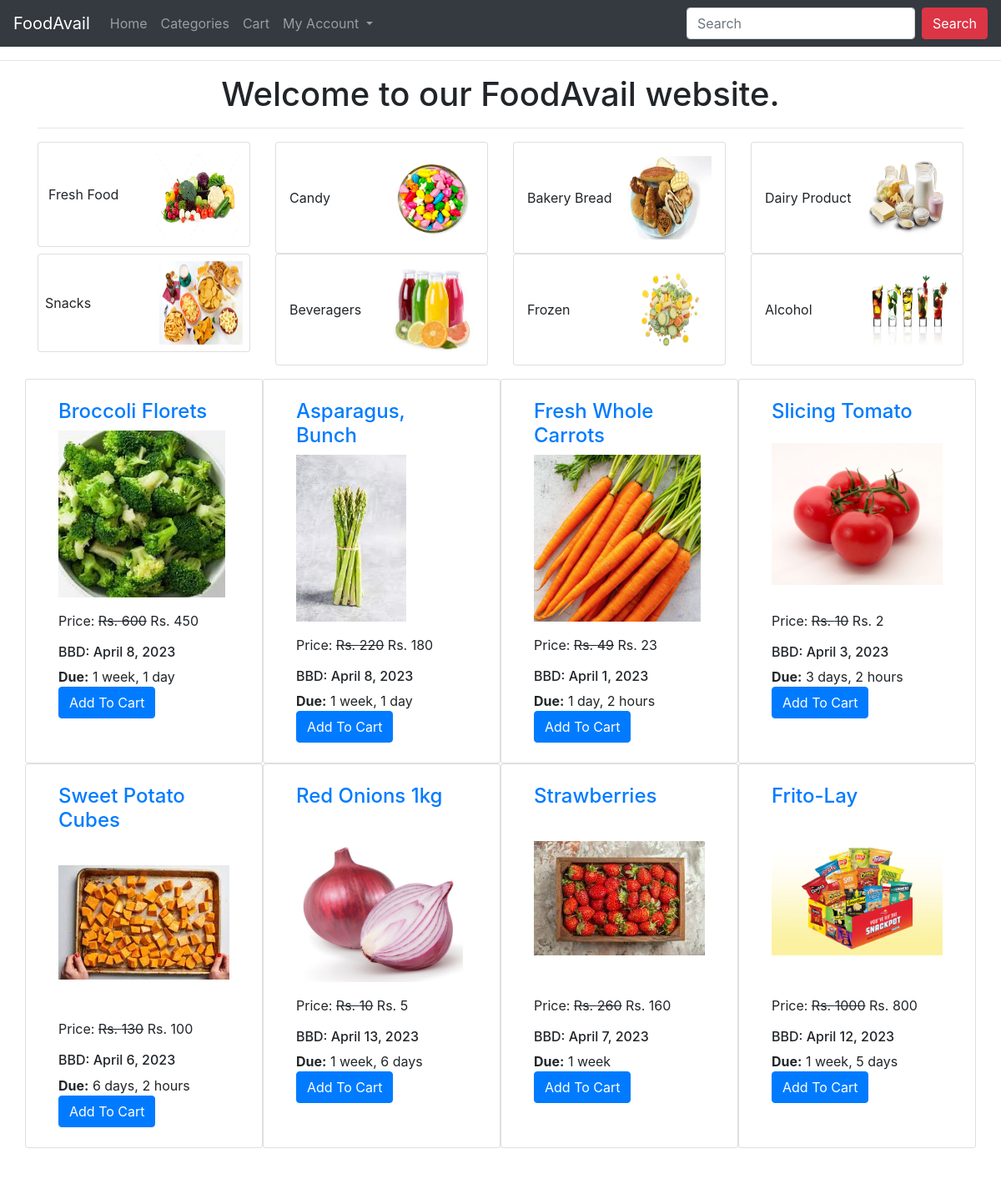
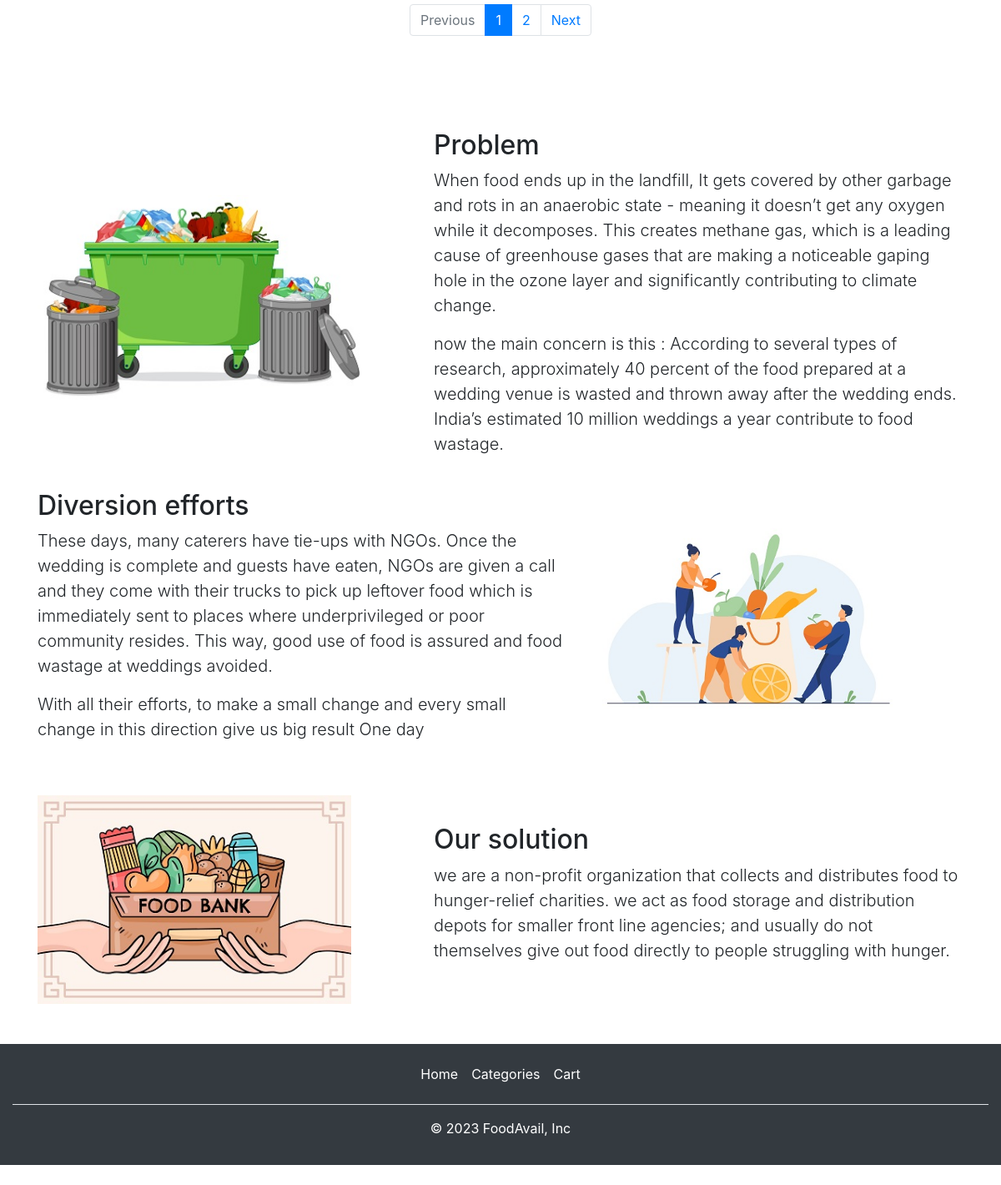
The page / on the database its author committed (2 pictures, top to bottom).
### ecomapp/models.py (models this page shows, shortened)
class Product(models.Model):
    title = models.CharField(max_length=200)
    slug = models.SlugField(unique=True)
    category = models.ForeignKey(Category, on_delete=models.CASCADE)
    image = models.ImageField(upload_to="products")
    exp_date = models.DateField(default=date.today)
    due = models.DateTimeField(auto_now_add=False, auto_now=False, blank=True, null=True)
    cur_date = models.DateTimeField(auto_now_add=False, auto_now=False, blank=True, null=True)
    marked_price = models.PositiveIntegerField()
    selling_price = models.PositiveIntegerField()
    description = models.TextField()
    notice = models.CharField(default="We aim to show you accurate product information. Manufacturers, suppliers and "
                                      "others provide what you see here, and we have not verified it.", max_length=300)
    view_count = models.PositiveIntegerField(default=0)

### ecomapp/views.py (the view)
# urls.py: path("", HomeView.as_view(), name="home"),
class HomeView(EcomMixin, TemplateView):
    template_name = "home.html"
    def get_context_data(self, **kwargs):
        context = super().get_context_data(**kwargs)
        context['myname'] = "Dipak Niroula"
        all_products = Product.objects.all().order_by("-id")
        paginator = Paginator(all_products, 8)
        page_number = self.request.GET.get('page')
        print(page_number)
        product_list = paginator.get_page(page_number)
        context['product_list'] = product_list
        return context

### ecomapp/views.py (called while the page is built)
    def dispatch(self, request, *args, **kwargs):
        cart_id = request.session.get("cart_id")
        if cart_id:
            cart_obj = Cart.objects.get(id=cart_id)
            if request.user.is_authenticated and request.user.customer:
                cart_obj.customer = request.user.customer
                cart_obj.save()
        return super().dispatch(request, *args, **kwargs)

### templates/home.html (shortened to what this page needs)
{% extends 'base.html' %}
{% load humanize %}
{% block content %}
<div class="container">
    <h1 class="text-center">Welcome to our FoodAvail website. </h1>
    <hr>
    <div class="row mt-2 g-4">
        <div class="col-md-3">
            <div class="card p-1">
                <div class="d-flex justify-content-between align-items-center p-2">
                    <div class="flex-column lh-1 imagename"> <span>Fresh</span> <span>Food</span> </div>
                    <div> <img src="media/products/20.jpg" height="100" width="100" /> </div>
                </div>
            </div>
        </div>
        <div class="col-md-3">
            <div class="card p-2">
                <div class="d-flex justify-content-between align-items-center p-2">
                    <div class="flex-column lh-1 imagename"> <span>Candy</span> </div>
                    <div> <img src="media/products/21.jpg" height="100" width="100" /> </div>
                </div>
            </div>
        </div>
        <div class="col-md-3">
            <div class="card p-2">
                <div class="d-flex justify-content-between align-items-center p-2">
                    <div class="flex-column lh-1 imagename"> <span>Bakery</span> <span>Bread</span> </div>
                    <div> <img src="media/products/22.jpg" height="100" width="100" /> </div>
                </div>
            </div>
        </div>
        <div class="col-md-3">
            <div class="card p-2">
                <div class="d-flex justify-content-between align-items-center p-2">
                    <div class="flex-column lh-1 imagename"> <span>Dairy</span> <span>Product</span> </div>
                    <div> <img src="media/products/23.jpg" height="100" width="100" /> </div>
                </div>
            </div>
        </div>
        <div class="col-md-3">
            <div class="card p-2tr5">
                <div class="d-flex justify-content-between align-items-center p-2">
                    <div class="flex-column lh-1 imagename"><span>Snacks</span> </div>
                    <div> <img src="media/products/24.jpg" height="100" width="100" /> </div>
                </div>
            </div>
        </div>
        <div class="col-md-3">
            <div class="card p-2">
                <div class="d-flex justify-content-between align-items-center p-2">
                    <div class="flex-column lh-1 imagename"> <span>Beveragers</span> </div>
                    <div> <img src="media/products/25.jpg" height="100" width="100" /> </div>
                </div>
            </div>
        </div>
        <div class="col-md-3">
            <div class="card p-2">
                <div class="d-flex justify-content-between align-items-center p-2">
                    <div class="flex-column lh-1 imagename"> <span>Frozen</span> </div>
                    <div> <img src="media/products/26.jpg" height="100" width="100" /> </div>
                </div>
            </div>
        </div>
        <div class="col-md-3">
            <div class="card p-2">
                <div class="d-flex justify-content-between align-items-center p-2">
                    <div class="flex-column lh-1 imagename"> <span>Alcohol</span> </div>
                    <div> <img src="media/products/27.jpg" height="100" width="100" /> </div>
                </div>
            </div>
        </div>
    </div>
    <div class="row mt-3">
        {% for p in product_list %}
            {% if -1 < 0 %}
                <div class="col-md-3 card">
                    <div class="m-4">
                        <h4><a href="{% url 'ecomapp:productdetail' p.slug %}">{{p.title}}</a></h4>
                        <img src="{{p.image.url}}" alt="" class="img-fluid" style="height: 200px; object-fit: contain;">
                        <p class="mt-3">Price: <strike>Rs. {{p.marked_price}}</strike> Rs. {{p.selling_price}}</p>
                        <p class="mt-3 h6">BBD: {{p.exp_date}}</p>
                        <span><b>Due:</b> {{ p.due|timeuntil }}</span><br>
                        <a href="{% url 'ecomapp:addtocart' p.id %}" class="btn btn-primary">Add To Cart</a>
                    </div>
                </div>
            {% endif %}
        {% endfor %}
    </div>
    <div class="row d-flex justify-content-center">
        <div class="my-5">
            <nav aria-label="...">
        <ul class="pagination">
            {% if product_list.has_previous %}
            <li class="page-item">
                <a class="page-link" href="?page={{ product_list.previous_page_number }}">Previous</a>
              </li>
            {% else %}
            <li class="page-item disabled">
                <a class="page-link" href="#" tabindex="-1" aria-disabled="true">Previous</a>
            </li>
            {% endif %}
            {% for i in product_list.paginator.page_range %}
            {% if i == product_list.number %}
            <li class="page-item active"><a class="page-link">{{i}}</a></li>
            {% else %}
            <li class="page-item"><a class="page-link" href="?page={{i}}">{{i}}</a></li>
            {% endif %}
            {% endfor %}
            {% if product_list.has_next %}
            <li class="page-item">
                <a class="page-link" href="?page={{ product_list.next_page_number }}">Next</a>
            </li>
            {% else %}
            <li class="page-item disabled">
                <a class="page-link" href="#" tabindex="-1" aria-disabled="true">Next</a>
            </li>
            {% endif %}
        </ul>
      </nav>
        </div>
    </div>
</div>
  <div class="container my-5">
    <div class="row featurette d-flex justify-content-center align-items-center">
      <div class="col-md-7 order-md-2">
        <h2 class="featurette-heading fw-normal lh-1">Problem</h2>
        <p class="lead">When food ends up in the landfill, It gets covered by other garbage and rots in an anaerobic
          state - meaning it doesn’t get any oxygen while it decomposes. This creates methane gas, which is a leading
          cause of greenhouse gases that are making a noticeable gaping hole in the ozone layer and significantly
          contributing to climate change.</p>
        <p class="lead">now the main concern is this :  According to several types of research, approximately 40 percent of the food prepared at a wedding venue is wasted and thrown away after the wedding ends. India’s estimated 10 million weddings a year contribute to food wastage. </p>
      </div>
      <div class="col-md-5 img-fluid">
        <img src="/media/products/190.jpg" alt="" height="250" weight="250">
      </div>
    </div>
    <div class="row featurette d-flex justify-content-center align-items-center my-4">
      <div class="col-md-7">
        <h2 class="featurette-heading fw-normal lh-1">Diversion efforts</h2>
        <p class="lead">These days, many caterers have tie-ups with NGOs. Once the wedding is complete and guests have eaten, NGOs are given a call and they come with their trucks to pick up leftover food which is immediately sent to places where underprivileged or poor community resides. This way, good use of food is assured and food wastage at weddings avoided.
        </p>
        <p class="lead">With all their efforts, to make a small change and every small change in this direction give us big result One day</p>
      </div>
      <div class="col-md-5 img-fluid d-flex">
        <img src="/media/products/120.jpg" alt="" height="250" weight="250">
      </div>
    </div>
    <div class="row featurette d-flex justify-content-center align-items-center my-5">
      <div class="col-md-7 order-md-2">
        <h2 class="featurette-heading fw-normal lh-1">Our solution</h2>
        <p class="lead">we are a non-profit organization that collects and distributes food to hunger-relief charities. we act as food storage and distribution depots for smaller front line agencies; and usually do not themselves give out food directly to people struggling with hunger.</p>
      </div>
      <div class="col-md-5 img-fluid">
        <img src="/media/products/100.jpg" alt="" height="250" weight="250">
      </div>
    </div>
  </div>
  <div class="container-fluid bg-dark" style="color:white">
    <footer class="py-3 my-4">
      <ul class="nav justify-content-center border-bottom pb-3 mb-3">
            <li class="nav-item active">
                <a class="nav-link px-2 text-white" href="{% url 'ecomapp:home' %}">Home <span class="sr-only">(current)</span></a>
            </li>
            <li class="nav-item">
                <a class="nav-link px-2 text-white" href="{% url 'ecomapp:allproducts' %}">Categories</a>
            </li>
            <li class="nav-item">
                <a class="nav-link px-2 text-white" href="{% url 'ecomapp:mycart' %}">Cart</a>
            </li>
      </ul>
      <p class="text-center text-white">© 2023 FoodAvail, Inc</p>
    </footer>
  </div>
{% endblock %}

### templates/base.html (shortened to what this page needs)
<!DOCTYPE html>
<html lang="en">
<head>
    <link rel="stylesheet" href="https://stackpath.bootstrapcdn.com/bootstrap/4.5.2/css/bootstrap.min.css">
</head>
<body>
    <nav class="navbar navbar-expand-lg navbar-dark bg-dark">
        <a class="navbar-brand" href="{% url 'ecomapp:home' %}">FoodAvail</a>
        <div class="collapse navbar-collapse" id="navbarSupportedContent">
            <ul class="navbar-nav mr-auto">
            <li class="nav-item">
                <a class="nav-link" href="{% url 'ecomapp:home' %}">Home <span class="sr-only">(current)</span></a>
            </li>
            <li class="nav-item">
                <a class="nav-link" href="{% url 'ecomapp:allproducts' %}">Categories</a>
            </li>
            <li class="nav-item">
                <a class="nav-link" href="{% url 'ecomapp:mycart' %}">Cart</a>
            </li>
            <li class="nav-item dropdown">
                <a class="nav-link dropdown-toggle" href="#" id="navbarDropdown" role="button" data-toggle="dropdown" aria-haspopup="true" aria-expanded="false">
                My Account
                </a>
            </li>
            </ul>
            <form class="form-inline my-2 my-lg-0" action="{% url 'ecomapp:search' %}" method="GET">
            <input name="keyword" class="form-control mr-sm-2" type="search" placeholder="Search" aria-label="Search" required>
            <button class="btn btn-danger my-2 my-sm-0" type="submit">Search</button>
            </form>
        </div>
        </nav>
    <hr>
    {% block content %}
    {% endblock %}
</body>
</html>

### rows shown on the page
Product: title "Broccoli Florets", image (picture), marked_price "600", selling_price "450", exp_date "April 8, 2023", due "1 week, 1 day"
Product: title "Asparagus, Bunch", image (picture), marked_price "220", selling_price "180", exp_date "April 8, 2023", due "1 week, 1 day"
Product: title "Fresh Whole Carrots", image (picture), marked_price "49", selling_price "23", exp_date "April 1, 2023", due "1 day, 2 hours"
Product: title "Slicing Tomato", image (picture), marked_price "10", selling_price "2", exp_date "April 3, 2023", due "3 days, 2 hours"
Product: title "Sweet Potato Cubes", image (picture), marked_price "130", selling_price "100", exp_date "April 6, 2023", due "6 days, 2 hours"
Product: title "Red Onions 1kg", image (picture), marked_price "10", selling_price "5", exp_date "April 13, 2023", due "1 week, 6 days"
Product: title "Strawberries", image (picture), marked_price "260", selling_price "160", exp_date "April 7, 2023", due "1 week"
Product: title "Frito-Lay", image (picture), marked_price "1000", selling_price "800", exp_date "April 12, 2023", due "1 week, 5 days"

### other values the page prints
{{ i }} "1"
{{ i }} "2"
